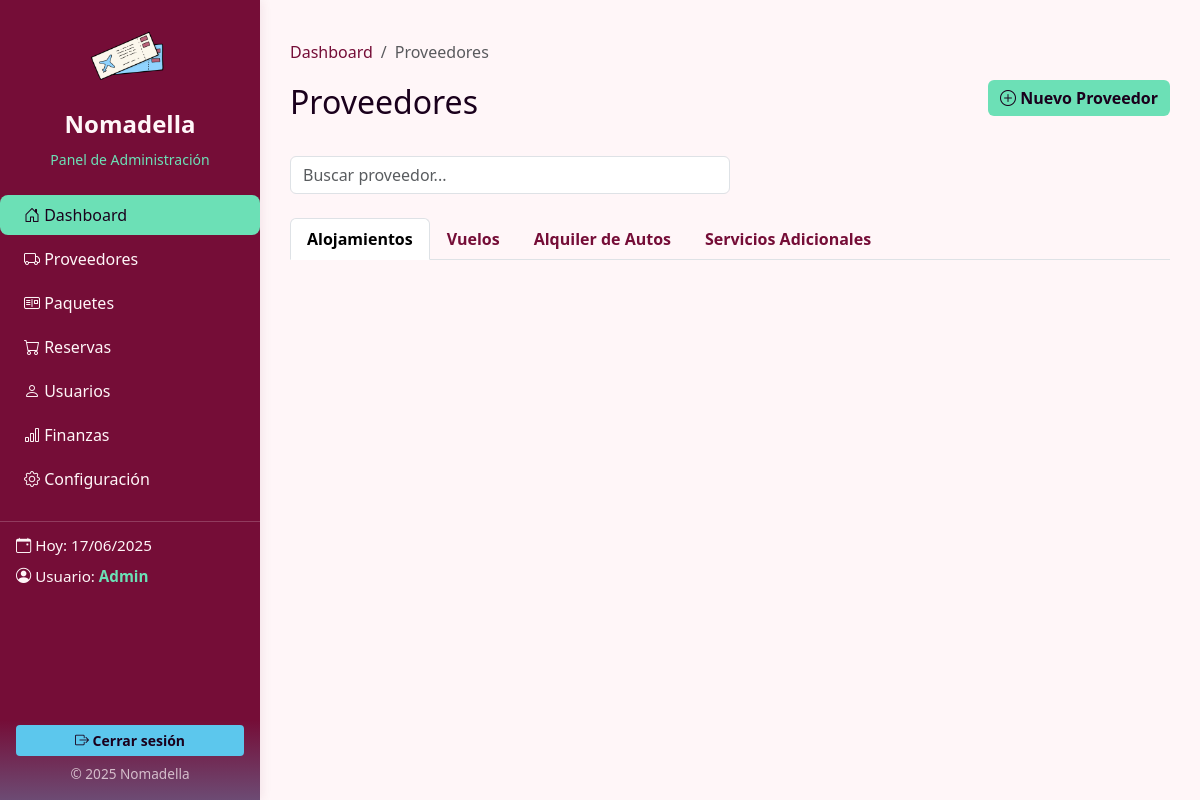
Page /dashboard/proveedores.php (signed in) on the earlier database version.
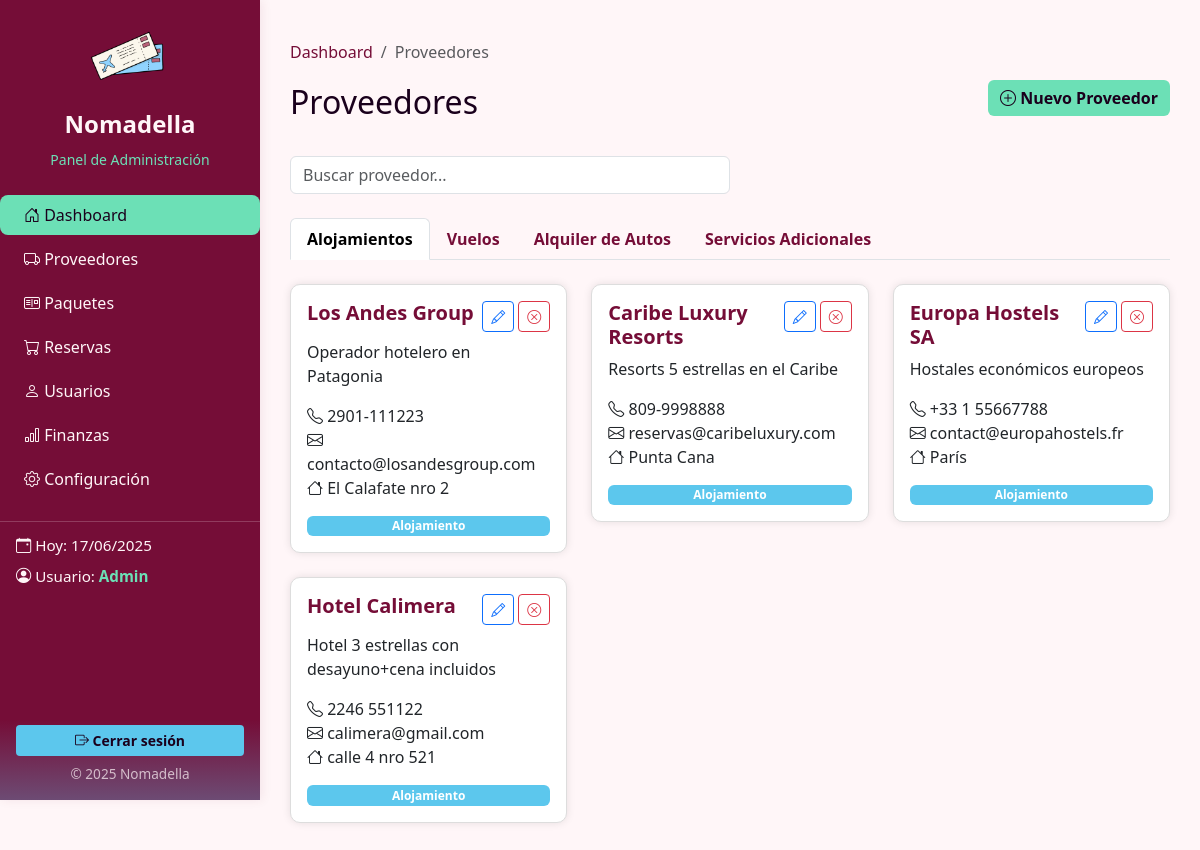
Same page on the later database version.
### tables this page shows
CREATE TABLE `proveedores` (
  `id_proveedor` int(11) NOT NULL,
  `nombre` varchar(100) NOT NULL,
  `tipo` enum('alojamiento','vuelo','auto','servicio') NOT NULL,
  `contacto` varchar(100) DEFAULT NULL,
  `telefono` varchar(20) DEFAULT NULL,
  `email` varchar(100) DEFAULT NULL,
  `direccion` varchar(150) DEFAULT NULL,
  `origen` varchar(100) DEFAULT NULL,
  `descripcion` text DEFAULT NULL,
  `id_destino` int(11) DEFAULT NULL
);

### dashboard/proveedores.php (the view, shortened to what this page needs)
<?php
include 'conexion.php';
function obtenerProveedores($conn, $tipo)
{
    $stmt = $conn->prepare("SELECT * FROM proveedores WHERE tipo = ?");
    $stmt->bind_param("s", $tipo);
    $stmt->execute();
    return $stmt->get_result();
}
$alojamientos = obtenerProveedores($conn, 'alojamiento');
?>
<!DOCTYPE html>
<html lang="es">
<head>
    <link rel="stylesheet" href="https://cdn.jsdelivr.net/npm/bootstrap@5.3.2/dist/css/bootstrap.min.css">
    <link href="https://cdn.jsdelivr.net/npm/bootstrap-icons/font/bootstrap-icons.css" rel="stylesheet">
</head>
<body>
    <?php include './sidebar.php' ?>
    <div class="main-content">
        <nav aria-label="breadcrumb">
            <ol class="breadcrumb">
                <li class="breadcrumb-item"><a href="dashboard.php">Dashboard</a></li>
                <li class="breadcrumb-item active" aria-current="page">Proveedores</li>
            </ol>
        </nav>
        <div class="d-flex justify-content-between align-items-center mb-4">
            <h2>Proveedores</h2>
            <a href="proveedor_form.php" class="btn btn-primary mb-3">
                <i class="bi bi-plus-circle"></i> Nuevo Proveedor
            </a>
        </div>
        <div class="mb-4 position-relative" style="z-index:10;">
            <input type="text" class="form-control w-50" id="buscador" placeholder="Buscar proveedor...">
        </div>
        <ul class="nav nav-tabs mb-4" id="tabsProveedor" role="tablist">
            <li class="nav-item"><a class="nav-link active" id="aloj-tab" data-bs-toggle="tab" href="#alojamiento">Alojamientos</a></li>
            <li class="nav-item"><a class="nav-link" id="vuel-tab" data-bs-toggle="tab" href="#vuelos">Vuelos</a></li>
            <li class="nav-item"><a class="nav-link" id="auto-tab" data-bs-toggle="tab" href="#autos">Alquiler de Autos</a></li>
            <li class="nav-item"><a class="nav-link" id="serv-tab" data-bs-toggle="tab" href="#servicios">Servicios Adicionales</a></li>
        </ul>
        <div class="tab-content">
            <div class="tab-pane fade show active" id="alojamiento">
                <div class="row g-4">
                    <?php while ($a = $alojamientos->fetch_assoc()): ?>
                        <div class="col-md-4">
                            <div class="card p-3">
                                <div class="d-flex justify-content-between align-items-start mb-2">
                                    <h5 class="card-title mb-0 flex-grow-1 me-2" style="word-break:break-word;"><?= htmlspecialchars($a['nombre']) ?></h5>
                                    <div class="d-flex gap-1">
                                        <a href="editar_proveedor.php?id=<?= $a['id_proveedor'] ?>" class="btn btn-sm btn-outline-primary" title="Editar">
                                            <i class="bi bi-pencil"></i>
                                        </a>
                                        <button class="btn btn-sm btn-outline-danger" title="Eliminar"
                                            onclick="confirmarEliminacion(<?= $a['id_proveedor'] ?>)">
                                            <i class="bi bi-x-circle"></i>
                                        </button>
                                    </div>
                                </div>
                                <p><?= nl2br($a['descripcion']) ?></p>
                                <p>
                                    <i class="bi bi-telephone"></i> <?= $a['telefono'] ?> <br>
                                    <i class="bi bi-envelope"></i> <?= $a['email'] ?> <br>
                                    <i class="bi bi-house"></i> <?= $a['direccion'] ?>
                                </p>
                                <span class="badge badge-azul"><?= ucfirst($a['tipo']) ?></span>
                            </div>
                        </div>
                    <?php endwhile; ?>
                </div>
            </div>
        </div>
    </div>
</body>
</html>

### dashboard/sidebar.php
<link rel="stylesheet" href="/nomadella/css/apartados.css">
<div class="sidebar d-flex flex-column justify-content-between">
  <div>
    <div class="text-center mb-4">
      <img src="/nomadella/img/nomadella_logotipo.png" alt="Logo Agencia" style="max-width: 80px; margin-bottom: 10px;">
      <h4 style="font-weight:bold; color:#FFF6F8;">Nomadella</h4>
      <small style="color:#6CE0B6;">Panel de Administración</small>
    </div>
    <nav class="nav flex-column">
      <a class="nav-link px-4 py-2 " id="<?php if (!isset($_GET['active']) || $_GET['active'] == 1) echo 'active'; ?>" href="./dashboard.php">
        <i class="bi bi-house-door"></i> Dashboard
      </a>
      <a class="nav-link px-4 py-2 " id="<?php if (isset($_GET['active']) && $_GET['active'] == 2) echo 'active'; ?>" href="./proveedores.php">
        <i class="bi bi-truck"></i> Proveedores
      </a>
      <a class="nav-link px-4 py-2 " id="<?php if (isset($_GET['active']) && $_GET['active'] == 7) echo 'active'; ?>" href="./paquetes.php">
        <i class="bi bi-postcard"></i> Paquetes
      </a>
      <a class="nav-link px-4 py-2 " id="<?php if (isset($_GET['active']) && $_GET['active'] == 3) echo 'active'; ?>" href="./reservas.php">
        <i class="bi bi-cart"></i> Reservas
      </a>
      <a class="nav-link px-4 py-2 " id="<?php if (isset($_GET['active']) && $_GET['active'] == 4) echo 'active'; ?>" href="./clientes.php">
        <i class="bi bi-person"></i> Usuarios
      </a>
      <a class="nav-link px-4 py-2 " id="<?php if (isset($_GET['active']) && $_GET['active'] == 5) echo 'active'; ?>" href="./reportes.php">
        <i class="bi bi-bar-chart"></i> Finanzas
      </a>
      <a class="nav-link px-4 py-2 " id="<?php if (isset($_GET['active']) && $_GET['active'] == 6) echo 'active'; ?>" href="./configuracion.php">
        <i class="bi bi-gear"></i> Configuración
      </a>
    </nav>
    <hr style="border-color:#FFF6F8; opacity:0.2;">
    <div class="px-3">
      <div class="mb-2" style="color:#FFF6F8; font-size:0.95em;">
        <i class="bi bi-calendar-event"></i> Hoy: <?= date('d/m/Y') ?>
      </div>
      <div class="mb-2" style="color:#FFF6F8; font-size:0.95em;">
        <i class="bi bi-person-circle"></i> Usuario: <span style="color:#6CE0B6; font-weight:bold;">Admin</span>
      </div>
    </div>
  </div>
  <div class="px-3 pb-3">
    <a href="/nomadella/public/logout.php" class="btn btn-sm w-100" style="background:#5CC7ED; color:#1A001C; font-weight:bold;">
      <i class="bi bi-box-arrow-right"></i> Cerrar sesión
    </a>
    <div class="text-center mt-2" style="color:#FFF6F8; font-size:0.85em; opacity:0.7;">
      &copy; <?= date('Y') ?> Nomadella
    </div>
  </div>
</div>

### css/apartados.css (style rules this page uses)
body { background-color: #FFF6F8; font-family: 'Segoe UI', sans-serif; }
.main-content { margin-left: 260px; padding: 40px 30px 30px 30px; min-height: 100vh; }
.breadcrumb-item a { text-decoration: none; color: #750D37; }
.sidebar { height: 100vh; position: fixed; top: 0; left: 0; width: 260px; background: linear-gradient(180deg, #750D37 90%, #5CC7ED 120%); color: #FFF6F8; padding-top: 20px; box-shadow: 2px 0 10px rgba(117, 13, 55, 0.08); z-index: 100; }
.sidebar .nav-link { color: #FFF6F8; font-weight: 500; padding: 12px 18px; border-radius: 8px; margin-bottom: 4px; transition: background 0.2s, color 0.2s; }
#active { background: #6CE0B6; color: #1A001C !important; }
.sidebar hr { margin: 18px 0 12px 0; }
.btn-primary { background: #6CE0B6 !important; border: none; color: #1A001C !important; font-weight: bold; }
.form-select, .form-control { border-radius: 6px; }

### dashboard/proveedores.php (style rules this page uses)
body { background: #FFF6F8; color: #1A001C; }
.main-content { margin-left: 260px; padding: 40px; min-height: 100vh; }
.breadcrumb-item a { color: #750D37; }
.nav-link { color: #750D37; font-weight: bold; }
.card { border: 1px solid #ddd; border-radius: 10px; box-shadow: 0 0 8px rgba(0, 0, 0, 0.1); }
.card-title { color: #750D37; font-weight: 600; }
.badge-azul { background: #5CC7ED; color: #fff; }

Differences in the rows shown:
added proveedores: nombre "Los Andes Group", descripcion "Operador hotelero en Patagonia", telefono "2901-111223", email "contacto@losandesgroup.com", direccion "El Calafate nro 2", tipo "Alojamiento"
added proveedores: nombre "Caribe Luxury Resorts", descripcion "Resorts 5 estrellas en el Caribe", telefono "809-9998888", email "reservas@caribeluxury.com", direccion "Punta Cana", tipo "Alojamiento"
added proveedores: nombre "Europa Hostels SA", descripcion "Hostales económicos europeos", telefono "+33 1 55667788", email "contact@europahostels.fr", direccion "París", tipo "Alojamiento"
added proveedores: nombre "Hotel Calimera", descripcion "Hotel 3 estrellas con desayuno+cena incluidos", telefono "2246 551122", email "calimera@gmail.com", direccion "calle 4 nro 521", tipo "Alojamiento"
